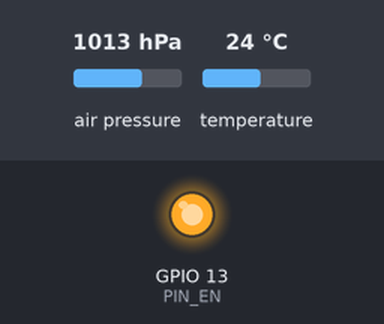
The sketch below on a simulated ESP8266 (NodeMCU). Shown: output pins drawn as LEDs (lit = HIGH). Wiring (inferred from the names in the program): BME280 sensor at I2C address 0x76. The test bench sets the inputs (shaded band); at power-on: air pressure 1013 hPa, temperature 24 °C. WiFi joins after 1.5 s; servers stay silent unless stated; what the sketch prints to the serial monitor is not drawn. At 1.8 s the program puts the board to deep sleep or switches it off; the recording ends there.

Above: at 0.1 s.
Timing chart, 0 to 1.8 s (numbered marks = the images above):
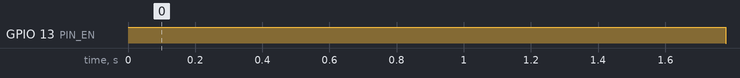

The sketch:

example10_hpa_bme280.ino
```cpp
// (licence header left out)
#include <ESP8266WiFi.h>                    // ESP8266用ライブラリ
#include <WiFiUdp.h>                        // UDP通信を行うライブラリ
#define PIN_EN 13                           // IO 13(5番ピン)をセンサ用の電源に
#define SSID "1234ABCD"                     // 無線LANアクセスポイントのSSID
#define PASS "password"                     // パスワード
#define SENDTO "192.168.0.255"              // 送信先のIPアドレス
#define PORT 1024                           // 送信のポート番号
#define SLEEP_P 29*60*1000000ul             // スリープ時間 29分(uint32_t)
#define DEVICE "press_1,"                   // デバイス名(5文字+"_"+番号+",")
void sleep();

void setup(){                               // 起動時に一度だけ実行する関数
    int waiting=0;                          // アクセスポイント接続待ち用
    pinMode(PIN_EN,OUTPUT);                 // センサ用の電源を出力に
    digitalWrite(PIN_EN,HIGH);              // センサ用の電源をONに
    bme280_init();                          // 気圧センサの初期化
    Serial.begin(9600);                     // 動作確認のためのシリアル出力開始
    Serial.println("Example 10 hPa");       // 「Example 10」をシリアル出力表示
    WiFi.mode(WIFI_STA);                    // 無線LANをSTAモードに設定
    WiFi.begin(SSID,PASS);                  // 無線LANアクセスポイントへ接続
    while(WiFi.status() != WL_CONNECTED){   // 接続に成功するまで待つ
        delay(100);                         // 待ち時間処理
        waiting++;                          // 待ち時間カウンタを1加算する
        if(waiting%10==0)Serial.print('.'); // 進捗表示
        if(waiting > 300) sleep();          // 300回(30秒)を過ぎたらスリープ
    }
    Serial.println(WiFi.localIP());         // 本機のIPアドレスをシリアル出力
}

void loop(){
    WiFiUDP udp;                            // UDP通信用のインスタンスを定義
    float temp,press;                       // センサ用の浮動小数点数型変数

    temp=bme280_getTemp();                  // 温度を取得して変数tempに代入
    press=bme280_getPress();                // 気圧を取得して変数pressに代入
//  float hum=bme280_getHum();              // (湿度を取得)
    bme280_stop();                          // 気圧センサの停止
    if( temp>-100. && press>=0.){           // 適切な値の時
        udp.beginPacket(SENDTO, PORT);      // UDP送信先を設定
        udp.print(DEVICE);                  // デバイス名を送信
        udp.print(temp,0);                  // 変数tempの値を送信
        Serial.print(temp,2);               // シリアル出力表示
        udp.print(", ");                    // 「,」カンマを送信
        Serial.print(", ");                 // シリアル出力表示
        /*
        udp.print(hum,0);                   // 変数tempの値を送信
        Serial.print(hum,1);                // シリアル出力表示
        udp.print(", ");                    // 「,」カンマを送信
        Serial.print(", ");                 // シリアル出力表示
        */
        udp.println(press,0);               // 変数pressの値を送信
        Serial.println(press,2);            // シリアル出力表示
        udp.endPacket();                    // UDP送信の終了(実際に送信する)
    }
    sleep();
}

void sleep(){
    delay(200);                             // 送信待ち時間
    digitalWrite(PIN_EN,LOW);               // センサ用の電源をOFFに
    ESP.deepSleep(SLEEP_P,WAKE_RF_DEFAULT); // スリープモードへ移行する
    while(1){                               // 繰り返し処理
        delay(100);                         // 100msの待ち時間処理
    }                                       // 繰り返し中にスリープへ移行
}
```

bme280.ino
```cpp
// (licence header left out)
// usage: raspi_bme280 [address]
//                      0x76    Lowの時
//                      0x77    HIghの時
//
// The last bit is changeable by SDO value and can be changed during operation.
// Connecting SDO to GND results in slave address 1110110 (0x76);
// connection it to VDDIO results in slave address 1110111 (0x77),
// which is the same as BMP280’s I²C address.

#ifndef ARDUINO
	#include <stdio.h>
	#include <stdlib.h>
	#include <string.h>
	#include "../libs/soft_i2c.h"
#else
	#include <Wire.h>
#endif
typedef uint8_t byte;
uint8_t I2C_bme280=0x76;

// #define DEBUG

// BST-BME280-DS001-11 | Revision 1.2 | October 2015 Bosch Sensortec

/* singed integer type*/
typedef	int8_t s8;/**< used for signed 8bit */
typedef	int16_t s16;/**< used for signed 16bit */
typedef	int32_t s32;/**< used for signed 32bit */
typedef	int64_t s64;/**< used for signed 64bit */

typedef	uint8_t u8;/**< used for unsigned 8bit */
typedef	uint16_t u16;/**< used for unsigned 16bit */
typedef	uint32_t u32;/**< used for unsigned 32bit */
typedef	uint64_t u64;/**< used for unsigned 64bit */

u16 dig_T1;/**<calibration T1 data*/
s16 dig_T2;/**<calibration T2 data*/
s16 dig_T3;/**<calibration T3 data*/
u16 dig_P1;/**<calibration P1 data*/
s16 dig_P2;/**<calibration P2 data*/
s16 dig_P3;/**<calibration P3 data*/
s16 dig_P4;/**<calibration P4 data*/
s16 dig_P5;/**<calibration P5 data*/
s16 dig_P6;/**<calibration P6 data*/
s16 dig_P7;/**<calibration P7 data*/
s16 dig_P8;/**<calibration P8 data*/
s16 dig_P9;/**<calibration P9 data*/

u8	dig_H1;/**<calibration H1 data*/
s16 dig_H2;/**<calibration H2 data*/
u8	dig_H3;/**<calibration H3 data*/
s16 dig_H4;/**<calibration H4 data*/
s16 dig_H5;/**<calibration H5 data*/
s8	dig_H6;/**<calibration H6 data*/

s32 t_fine;/**<calibration T_FINE data*/

// Returns temperature in DegC, resolution is 0.01 DegC. Output value of “5123” equals 51.23 DegC.
// t_fine carries fine temperature as global value
int32_t BME280_compensate_T_int32(int32_t adc_T){
	int32_t var1, var2, T;
	var1 = ((((adc_T>>3) - ((int32_t)dig_T1<<1))) * ((int32_t)dig_T2)) >> 11;
	var2 = (((((adc_T>>4) - ((int32_t)dig_T1)) * ((adc_T>>4) - ((int32_t)dig_T1))) >> 12) *
	((int32_t)dig_T3)) >> 14;
	t_fine = var1 + var2;
	T = (t_fine * 5 + 128) >> 8;
	return T;
}

// Returns pressure in Pa as unsigned 32 bit integer in Q24.8 format (24 integer bits and 8 fractional bits).
// Output value of “24674867” represents 24674867/256 = 96386.2 Pa = 963.862 hPa
uint32_t BME280_compensate_P_int64(int32_t adc_P){
	int64_t var1, var2, p;
	var1 = ((int64_t)t_fine) - 128000;
	var2 = var1 * var1 * (int64_t)dig_P6;
	var2 = var2 + ((var1*(int64_t)dig_P5)<<17);
	var2 = var2 + (((int64_t)dig_P4)<<35);
	var1 = ((var1 * var1 * (int64_t)dig_P3)>>8) + ((var1 * (int64_t)dig_P2)<<12);
	var1 = (((((int64_t)1)<<47)+var1))*((int64_t)dig_P1)>>33;
	if (var1 == 0) return 0; // avoid exception caused by division by zero
	p = 1048576-adc_P;
	p = (((p<<31)-var2)*3125)/var1;
	var1 = (((int64_t)dig_P9) * (p>>13) * (p>>13)) >> 25;
	var2 = (((int64_t)dig_P8) * p) >> 19;
	p = ((p + var1 + var2) >> 8) + (((int64_t)dig_P7)<<4);
	return (uint32_t)p;
}

// Returns humidity in %RH as unsigned 32 bit integer in Q22.10 format (22 integer and 10 fractional bits).
// Output value of “47445” represents 47445/1024 = 46.333 %RH
uint32_t bme280_compensate_H_int32(int32_t adc_H){
	int32_t v_x1_u32r;
	v_x1_u32r = (t_fine - ((int32_t)76800));
	v_x1_u32r = (((((adc_H << 14) - (((int32_t)dig_H4) << 20) - (((int32_t)dig_H5) * v_x1_u32r)) +
	((int32_t)16384)) >> 15) * (((((((v_x1_u32r * ((int32_t)dig_H6)) >> 10) * (((v_x1_u32r *
	((int32_t)dig_H3)) >> 11) + ((int32_t)32768))) >> 10) + ((int32_t)2097152)) *
	((int32_t)dig_H2) + 8192) >> 14));
	v_x1_u32r = (v_x1_u32r - (((((v_x1_u32r >> 15) * (v_x1_u32r >> 15)) >> 7) * ((int32_t)dig_H1)) >> 4));
	v_x1_u32r = (v_x1_u32r < 0 ? 0 : v_x1_u32r);
	v_x1_u32r = (v_x1_u32r > 419430400 ? 419430400 : v_x1_u32r);
	return (uint32_t)(v_x1_u32r>>12);
}

int _bme280_setByte(byte reg, byte data){
	#ifdef ARDUINO
		Wire.beginTransmission(I2C_bme280);
		Wire.write(reg);
		Wire.write(data);
		return (int)(Wire.endTransmission());
	#else
		byte config[2];
		config[0]=reg;
		config[1]=data;
		return !i2c_write(I2C_bme280,config,2);
	#endif
}

uint16_t _bme280_getReg(byte reg){
	#ifdef ARDUINO
		Wire.beginTransmission(I2C_bme280);
		Wire.write(reg);
		if( Wire.endTransmission()==0){
			delay(1);
			Wire.requestFrom((int)I2C_bme280,(int)1);
			if(Wire.available()==0) return -2;
			return Wire.read();
		}
		return -1;
	#else
		byte data;
		i2c_write(I2C_bme280,&reg,1);	   // 書込みの実行
		delay(1);
		i2c_read(I2C_bme280,&data,1);	   // 読み出し
		return (int)data;
	#endif
}

void _bme280_cal(){
	dig_T1 = (u16)(_bme280_getReg(0x88) + (_bme280_getReg(0x89)<<8));
	dig_T2 = (s16)(_bme280_getReg(0x8A) + (_bme280_getReg(0x8B)<<8));
	dig_T3 = (s16)(_bme280_getReg(0x8C) + (_bme280_getReg(0x8D)<<8));
	dig_P1 = (u16)(_bme280_getReg(0x8E) + (_bme280_getReg(0x8F)<<8));
	dig_P2 = (s16)(_bme280_getReg(0x90) + (_bme280_getReg(0x91)<<8));
	dig_P3 = (s16)(_bme280_getReg(0x92) + (_bme280_getReg(0x93)<<8));
	dig_P4 = (s16)(_bme280_getReg(0x94) + (_bme280_getReg(0x95)<<8));
	dig_P5 = (s16)(_bme280_getReg(0x96) + (_bme280_getReg(0x97)<<8));
	dig_P6 = (s16)(_bme280_getReg(0x98) + (_bme280_getReg(0x99)<<8));
	dig_P7 = (s16)(_bme280_getReg(0x9A) + (_bme280_getReg(0x9B)<<8));
	dig_P8 = (s16)(_bme280_getReg(0x9C) + (_bme280_getReg(0x9D)<<8));
	dig_P9 = (s16)(_bme280_getReg(0x9E) + (_bme280_getReg(0x9F)<<8));
	dig_H1 = (u8)(_bme280_getReg(0xA1));
	dig_H2 = (s16)(_bme280_getReg(0xE1) + (_bme280_getReg(0xE2)<<8));
	dig_H3 = (u8)(_bme280_getReg(0xE3));
	dig_H4 = (s16)((_bme280_getReg(0xE4)<<4) + (_bme280_getReg(0xE5)&0x0F));
	dig_H5 = (s16)(((_bme280_getReg(0xE5)&0xF0)>>4) + (_bme280_getReg(0xE6)<<4));
	dig_H6 = (s8)(_bme280_getReg(0xE7));
}

float bme280_getTemp(){
	int32_t in;
	in = _bme280_getReg(0xFA);			  		// temp_msb[7:0]
	in <<= 8;
	in |= _bme280_getReg(0xFB); 				// temp_lsb[7:0]
	in <<= 4;
	in |= _bme280_getReg(0xFC); 				// temp_xlsb[3:0]
//	  printf("getTemp  %08X %d\n",in,in);
	return ((float)BME280_compensate_T_int32(in))/100.;
}


float bme280_getHum(){
	int32_t in;
	in = _bme280_getReg(0xFD);			  		// hum_msb[7:0]
	in <<= 8;
	in |= _bme280_getReg(0xFE); 				// hum_lsb[7:0]
//	printf("getHum   %08X\n",in);
	return ((float)bme280_compensate_H_int32(in))/1024.;
}

float bme280_getPress(){
	int32_t in;
	in = _bme280_getReg(0xF7);					// press_msb[7:0]
	in <<= 8;
	in |= _bme280_getReg(0xF8); 	 			// press_lsb[7:0]
	in <<= 4;
	in |= _bme280_getReg(0xF9);				// press_xlsb[3:0]
//	printf("getPress %08X\n",in);
	return ((float)BME280_compensate_P_int64(in))/25600.;
}

int bme280_init(){
	byte reg,data,in;
	int i;

	#ifdef ARDUINO
		Wire.begin();
	#else
		i2c_init();
	#endif

	_bme280_cal();

	reg= 0xF5;				   	// config
//	data=0b11000000;
	data=0b00000000;
	//	   | || | |___________________ 触るな SCI切換え
	//	   | ||_|_____________________ filter[2:0]
	//	   |_|________________________ t_sb[2:0]
	if(_bme280_setByte(reg,data)){		// 書込みの実行
		#ifdef ARDUINO
			Serial.println("ERROR(11): i2c writing config reg");
		#else
			fprintf(stderr,"ERROR(11): i2c writing config reg\n");
		#endif
		return 11;
	}

	reg= 0xF2;				   	// trl_hum
	data=0b00000001;
	//			|_|___________________ osrs_h[2:0]
	if(_bme280_setByte(reg,data)){		// 書込みの実行
		#ifdef ARDUINO
			Serial.println("ERROR(12): i2c writing trl_hum reg");
		#else
			fprintf(stderr,"ERROR(12): i2c writing trl_hum reg\n");
		#endif
		return 12;
	}

	reg= 0xF4;				   	// ctrl_meas
	data=0b00100111;
	//	   | || |||___________________ mode[1:0]
	//	   | ||_|_____________________ osrs_p[2:0]
	//	   |_|________________________ osrs_t[2:0]
	if(_bme280_setByte(reg,data)){		// 書込みの実行
		#ifdef ARDUINO
			Serial.println("ERROR(13): i2c writing ctrl_meas reg");
		#else
			fprintf(stderr,"ERROR(13): i2c writing ctrl_meas reg\n");
		#endif
		return 13;
	}
	in=_bme280_getReg(0xD0);
	if(in != 0x58 && in != 0x60){
		#ifdef ARDUINO
			Serial.print("ERROR(21):  chip_id = 0x");
			Serial.println(in,HEX);
		#else
			fprintf(stderr,"ERROR(21):  chip_id (%02X)\n",in);
		#endif
		return 21;
	}
	/*
	for(i=0;i<50;i++){
		in=_bme280_getReg(0xF3);
		#ifdef DEBUG
			#ifdef ARDUINO
				Serial.print("getReg 0x");
				Serial.println(in,HEX);
			#else
				printf("getReg   %02X\n",in);
			#endif
		#endif
		if((in&0x04)==0) break;
		delay(20);
	}
	if(i==50){
		#ifdef ARDUINO
			Serial.println("ERROR(31): failed to read results");
		#else
			fprintf(stderr,"ERROR(31): failed to read results\n");
		#endif
		return 31;
	}
	*/
	delay(20);
	return 0;
}

int bme280_stop(){
	byte reg,data;
	int ret;
	reg= 0xF4;					   	// ctrl_meas
	data=0x00;
	ret=_bme280_setByte(reg,data);	// 書込みの実行
	#ifndef ARDUINO
		i2c_close();
	#endif
	return ret;
}

void bme280_print(float temp, float hum, float press){
	#ifdef ARDUINO
		Serial.print("Temp ="); Serial.println(temp,2);
		Serial.print("Humi ="); Serial.println(hum,2);
		Serial.print("Press="); Serial.println(press,2);
	#else
		printf("%3.2f ",temp);
		printf("%3.2f ",hum);
		printf("%4.2f\n",press);
	#endif
}

#ifndef ARDUINO
int main(int argc,char **argv){
	if( argc == 2 ) I2C_bme280=(byte)strtol(argv[1],NULL,16);
	if( I2C_bme280>=0x80 ) I2C_bme280>>=1;
	if( argc < 1 || argc > 2 ){
		fprintf(stderr,"usage: %s [I2C_bme280]\n",argv[0]);
		return -1;
	}
	#ifdef DEBUG
		printf("I2C_bme280 =0x%02X\n",I2C_bme280);
	#endif

	bme280_init();
	bme280_print(bme280_getTemp(),bme280_getHum(),bme280_getPress());
	bme280_stop();
	return 0;
}
#endif
```

Measured:
- by itself, GPIO 13 (PIN_EN): HIGH → LOW at 1.8 s
